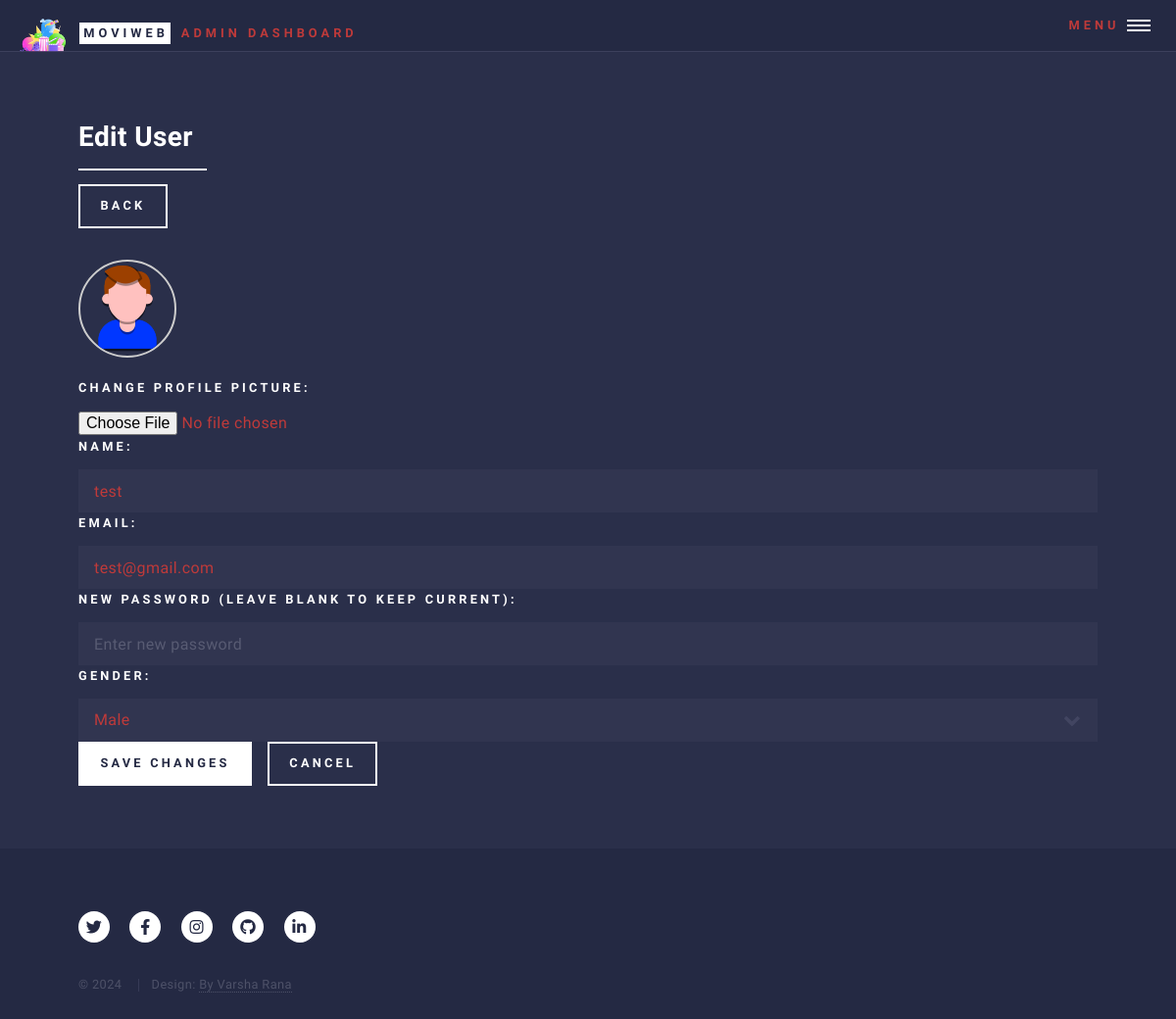
The app's page /admin/edit_user/1 (signed in), older data.
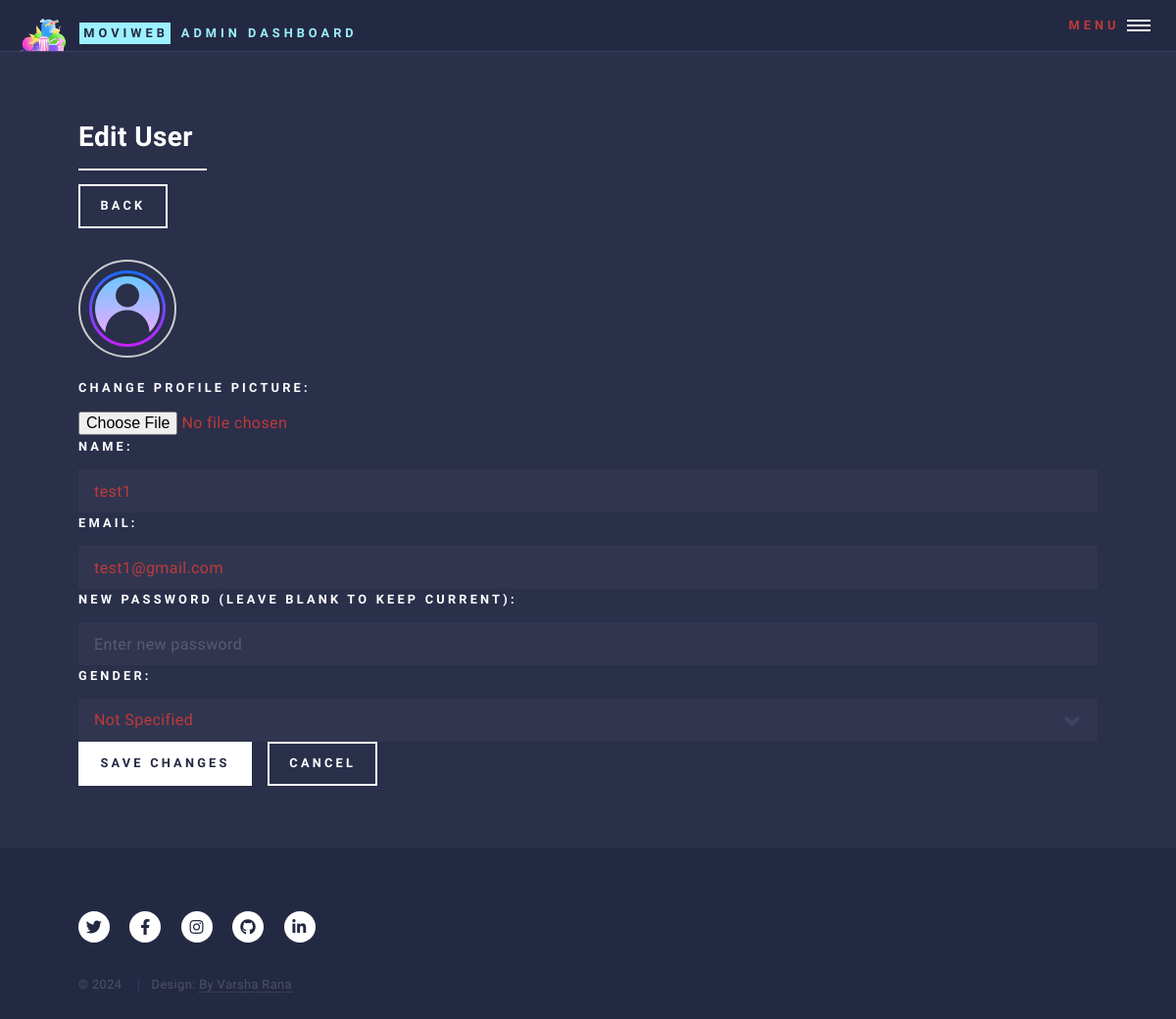
The same page, newer data.
### models.py (models this page shows, shortened)
class User(db.Model):
    __tablename__ = 'user'
    id = db.Column(db.Integer, primary_key=True)
    name = db.Column(db.String(100), nullable=False)
    email = db.Column(db.String(120), unique=True, nullable=False)
    password = db.Column(db.String(200), nullable=False)
    gender = db.Column(db.String(10), nullable=True)  # Optional field for gender
    profile_picture = db.Column(db.String(200), nullable=True)  # Optional field for profile picture URL
    password_update_date = db.Column(db.DateTime, nullable=True)
    join_date = db.Column(db.DateTime, default=db.func.current_timestamp())
    movies = db.relationship('Movie', backref='user', lazy=True)
    favorites = db.relationship('Favorite', back_populates='user', lazy=True)
    admin_id = db.Column(db.Integer, db.ForeignKey('admin.id'), nullable=True)

### controllers/admin_controllers/admin_controller_for_edit_user.py (the view, shortened to what this page needs)
def edit_user(user_id):
    if not admin_logged_in():
        return handle_not_logged_in()
    admin = admin_logged_in()
    if admin is None:
        return handle_invalid_admin()  # Handle case where admin is not logged in
    user = User.query.filter_by(id=user_id).first_or_404()
    return render_template('edit_user.html', user=user, admin=admin)

### controllers/common_fun.py (called while the page is built)
def admin_logged_in():
    admin_id = session.get('admin_id')
    if admin_id:
        return Admin.query.get(admin_id)  # This should return the Admin object or None
    return None

### templates/admin/edit_user.html (shortened to what this page needs)
<!DOCTYPE HTML>
<html>
<head>
    <link rel="stylesheet" href="../../static/css/main.css"/>
</head>
<body class="is-preload">
<div id="wrapper">
    <header id="header" class="alt">
        {% include 'partials/admin_header.html' %}
    </header>
    <div id="main">
        <section id="edit-user">
            <div class="inner">
                <header class="major">
                    <h2>Edit User</h2>
                    <a href="{{ url_for('admin_bp.manage_users') }}" class="button">Back</a>
                </header>
                <form method="POST" action="{{ url_for('admin_bp.edit_user', user_id=user.id) }}"
                      enctype="multipart/form-data">
                    <div class="profile-image">
                        {% if user.profile_picture %}
                        <img src="{{ url_for('static', filename='images/upload/profile_image/' ~ user.profile_picture) }}"
                             alt="Profile Picture" class="profile-pic"/>
                        {% else %}
                        <img src="{{ url_for('static', filename='images/default_profile.png') }}"
                             alt="Default Profile Picture" class="profile-pic"/>
                        {% endif %}
                    </div>
                    <div class="field">
                        <label for="profile_picture">Change Profile Picture:</label>
                        <input type="file" id="profile_picture" name="profile_picture"/>
                    </div>
                    <div class="field">
                        <label for="name">Name:</label>
                        <input type="text" id="name" name="name" value="{{ user.name }}" required/>
                    </div>
                    <div class="field">
                        <label for="email">Email:</label>
                        <input type="email" id="email" name="email" value="{{ user.email }}" required/>
                    </div>
                    <div class="field">
                        <label for="password">New Password (Leave blank to keep current):</label>
                        <input type="password" name="password" id="password" placeholder="Enter new password"/>
                    </div>
                    <div class="field">
                        <label for="gender">Gender:</label>
                        <select id="gender" name="gender">
                            <option value=" " {% if not user.gender %}selected{% endif %}>Not Specified</option>
                            <option value="Male" {% if user.gender=='Male' %}selected{% endif %}>Male</option>
                        </select>
                    </div>
                    <div>
                        <ul class="actions">
                            <li><input type="submit" value="Save Changes" class="primary"/></li>
                            <li><a href="{{ url_for('admin_bp.view_user', user_id=user.id) }}" class="button">Cancel</a>
                            </li>
                        </ul>
                    </div>
                </form>
            </div>
        </section>
    </div>
    <footer id="footer">
        {% include 'partials/movie_web_app_footer.html' %}
    </footer>
</div>
</body>
</html>

Row changes from the older to the newer data that the page shows:
changed User: name "test" → "test1"; email "test@gmail.com" → "test1@gmail.com"; gender "Male" → "Not Specified"; profile_picture: picture removed
